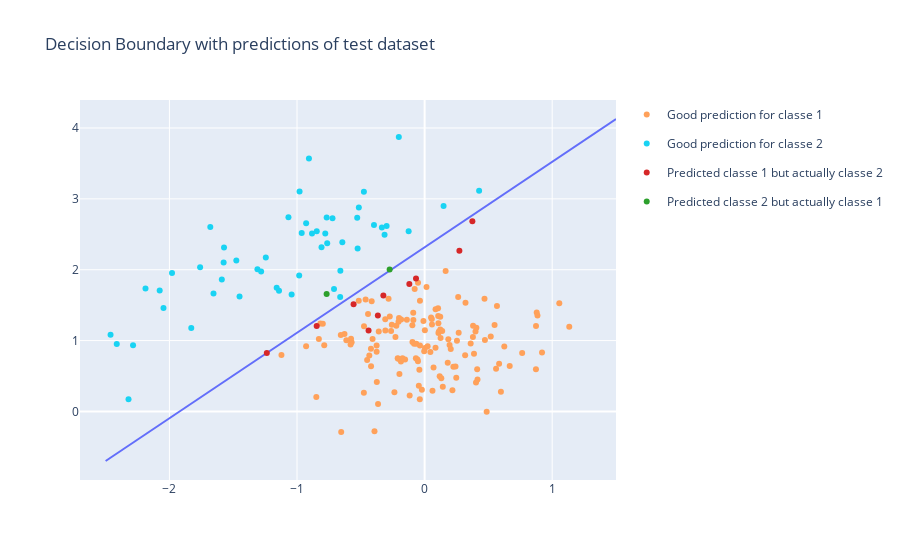

This figure's notebook cell:
### Code cell
fig2_test = px.scatter(pd.DataFrame(dict(prediction=2-t_test_pred, x1 = synth_test[:,1], x2 = synth_test[:,2])),x='x1', y='x2', color='prediction')
fig_boundary_test = go.Figure(data = fig1.data + fig_prediction_test.data)
fig_boundary_test.update_layout(dict(title='Decision Boundary with predictions of test dataset'))
fig_boundary_test.show()

### Figure 1 — Plotly figure (JSON) as saved in the notebook; plotly's stock layout.template omitted (floating-point values rounded to 4 significant figures; data arrays with more than 128 entries replaced by an {"elided": "..."} marker saying what was removed)
{"data": [{"hovertemplate": "x1=%{x}<br>x2=%{y}<extra></extra>", "legendgroup": "", "line": {"color": "#636efa", "dash": "solid"}, "marker": {"symbol": "circle"}, "mode": "lines", "name": "", "orientation": "v", "showlegend": false, "type": "scatter", "x": [-2.5, -2.056, -1.611, -1.167, -0.7222, -0.2778, 0.1667, 0.6111, 1.056, 1.5], "xaxis": "x", "y": [-0.6994, -0.1631, 0.3732, 0.9095, 1.446, 1.982, 2.518, 3.055, 3.591, 4.127], "yaxis": "y"}, {"hovertemplate": "prediction=Good prediction for classe 1<br>x1=%{x}<br>x2=%{y}<extra></extra>", "legendgroup": "Good prediction for classe 1", "marker": {"color": "#FFA15A", "symbol": "circle"}, "mode": "markers", "name": "Good prediction for classe 1", "orientation": "v", "showlegend": true, "type": "scatter", "x": {"elided": "136 float values"}, "xaxis": "x", "y": {"elided": "136 float values"}, "yaxis": "y"}, {"hovertemplate": "prediction=Good prediction for classe 2<br>x1=%{x}<br>x2=%{y}<extra></extra>", "legendgroup": "Good prediction for classe 2", "marker": {"color": "#19d3f3", "symbol": "circle"}, "mode": "markers", "name": "Good prediction for classe 2", "orientation": "v", "showlegend": true, "type": "scatter", "x": [-1.067, -0.5249, -0.3137, -1.476, -0.7633, -0.9632, -0.8454, -0.5155, -1.572, -0.2978, -0.4758, -1.589, -0.5282, -0.7676, -2.32, -1.98, -1.829, -0.3969, -1.759, -0.9799, -1.141, -0.6617, -0.9285, -0.9828, -0.8079, -0.9064, -1.245, -0.6447, -0.125, -2.046, -0.7784, -2.413, -1.575, -1.68, -0.335, -0.7219, -2.076, -2.188, -0.6602, -1.31, -1.281, -2.285, -0.71, 0.4271, -1.042, -1.45, 0.1487, -1.654, -0.8825, -0.2022, -2.461, -1.159], "xaxis": "x", "y": [2.742, 2.298, 2.493, 2.131, 2.375, 2.519, 2.542, 2.878, 2.314, 2.617, 3.102, 1.86, 2.733, 2.736, 0.1712, 1.952, 1.176, 2.632, 2.036, 3.104, 1.705, 1.614, 2.656, 1.918, 2.318, 3.569, 2.173, 2.386, 2.544, 1.459, 2.51, 0.9503, 2.104, 2.602, 2.596, 2.727, 1.706, 1.734, 1.985, 2.008, 1.975, 0.9339, 1.727, 3.113, 1.65, 1.623, 2.901, 1.663, 2.51, 3.873, 1.082, 1.746], "yaxis": "y"}, {"hovertemplate": "prediction=Predicted classe 1 but actually classe 2<br>x1=%{x}<br>x2=%{y}<extra></extra>", "legendgroup": "Predicted classe 1 but actually classe 2", "marker": {"color": "#D62728", "symbol": "circle"}, "mode": "markers", "name": "Predicted classe 1 but actually classe 2", "orientation": "v", "showlegend": true, "type": "scatter", "x": [-1.237, -0.0674, -0.4393, -0.8458, 0.3742, 0.2726, -0.3233, -0.5566, -0.1197, -0.3665], "xaxis": "x", "y": [0.8232, 1.875, 1.143, 1.206, 2.685, 2.267, 1.635, 1.513, 1.797, 1.354], "yaxis": "y"}, {"hovertemplate": "prediction=Predicted classe 2 but actually classe 1<br>x1=%{x}<br>x2=%{y}<extra></extra>", "legendgroup": "Predicted classe 2 but actually classe 1", "marker": {"color": "#2CA02C", "symbol": "circle"}, "mode": "markers", "name": "Predicted classe 2 but actually classe 1", "orientation": "v", "showlegend": true, "type": "scatter", "x": [-0.274, -0.7678], "xaxis": "x", "y": [2.004, 1.658], "yaxis": "y"}], "layout": {"title": {"text": "Decision Boundary with predictions of test dataset"}}}
